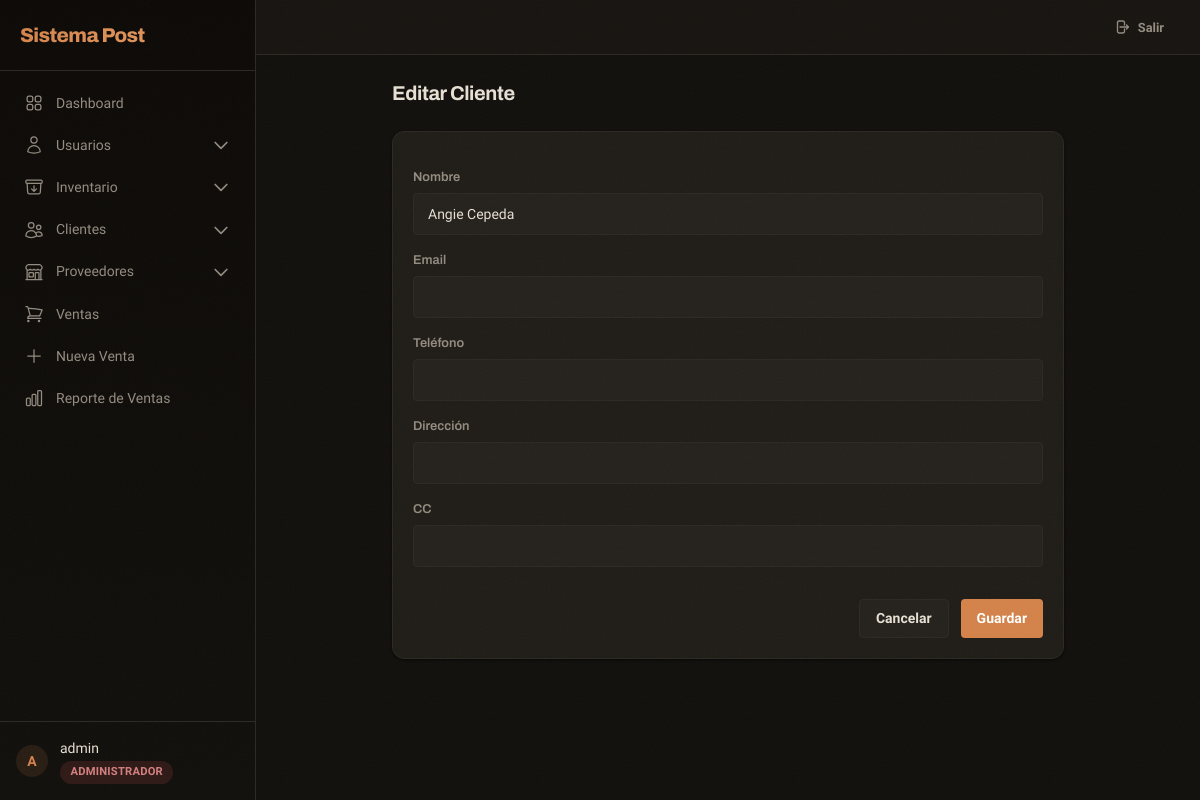
Screenshot of /clients/6/update/ (signed in) with the database file from the repository.
### apps/accounts/models.py (models this page shows, shortened)
class User(AbstractUser):
    class Role(models.TextChoices):
        ADMIN = 'admin', 'Administrador'
        SUPERVISOR = 'supervisor', 'Supervisor'
        USER = 'user', 'Usuario'
    role = models.CharField(
        max_length=20,
        choices=Role.choices,
        default=Role.USER,
        verbose_name='Rol'
    )
    phone = models.CharField(max_length=20, blank=True, verbose_name='Teléfono')
    class Meta:
        verbose_name = 'Usuario'
        verbose_name_plural = 'Usuarios'
    def is_admin(self):
        return self.role == self.Role.ADMIN or self.is_superuser

### apps/clients/models.py (models this page shows, shortened)
class Client(models.Model):
    name = models.CharField(max_length=200, db_index=True, verbose_name='Nombre')
    email = models.EmailField(blank=True, verbose_name='Email')
    phone = models.CharField(max_length=20, db_index=True, blank=True, verbose_name='Teléfono')
    address = models.CharField(max_length=500, blank=True, verbose_name='Dirección')
    cc = models.CharField(max_length=13, blank=True, verbose_name='CC')
    created_at = models.DateTimeField(auto_now_add=True, verbose_name='Creado')
    updated_at = models.DateTimeField(auto_now=True, verbose_name='Actualizado')
    class Meta:
        verbose_name = 'Cliente'
        verbose_name_plural = 'Clientes'
        ordering = ['name']

### apps/clients/views.py (the view)
# urls.py: path('<int:pk>/update/', views.client_update, name='client_update'),
@login_required
@role_required(allowed_roles=['admin', 'supervisor'])
def client_update(request, pk):
    client = get_object_or_404(Client, pk=pk)
    if request.method == 'POST':
        form = ClientForm(request.POST, instance=client)
        if form.is_valid():
            form.save()
            messages.success(request, 'Cliente actualizado correctamente.')
            return redirect('clients:client_list')
    else:
        form = ClientForm(instance=client)
    return render(request, 'clients/client_form.html', {'form': form, 'title': 'Editar Cliente'})

### apps/clients/forms.py
class ClientForm(forms.ModelForm):
    class Meta:
        model = Client
        fields = ['name', 'email', 'phone', 'address', 'cc']
    def __init__(self, *args, **kwargs):
        super().__init__(*args, **kwargs)
        for field in self.fields.values():
            field.widget.attrs.update({'class': 'form-input'})

### templates/clients/client_form.html (shortened to what this page needs)
{% extends 'layouts/base.html' %}
{% block content %}
<div class="max-w-2xl mx-auto animate-fade-in-up">
    <h1 class="text-xl font-[var(--font-heading)] font-bold mb-6">{{ title }}</h1>
    <div class="card">
        <div class="card-body">
            <form method="post" class="space-y-4">
                {% for field in form %}
                <div>
                    <label>{{ field.label }}</label>
                    {{ field }}
                </div>
                {% endfor %}
                <div class="flex justify-end gap-3 pt-4">
                    <a href="{% url 'clients:client_list' %}" class="btn btn-secondary">Cancelar</a>
                    <button type="submit" class="btn btn-primary">Guardar</button>
                </div>
            </form>
        </div>
    </div>
</div>
{% endblock %}

### templates/layouts/base.html (shortened to what this page needs)
<!DOCTYPE html>
<html lang="es">
<head>
    <script src="https://cdn.tailwindcss.com"></script>
    <link rel="stylesheet" href="/static/css/app.css">
</head>
<body>
    <div x-data="{ sidebarOpen: false }" class="flex h-screen overflow-hidden">
        {% if user.is_authenticated %}
        <div :class="{'translate-x-0': sidebarOpen, '-translate-x-full': !sidebarOpen}" class="sidebar fixed inset-y-0 left-0 z-30 w-64 transition-transform duration-300 ease-in-out lg:translate-x-0 lg:static lg:inset-auto lg:z-auto overflow-y-auto flex flex-col">
            <div class="flex items-center justify-between p-5 border-b border-[var(--border-color)]">
                <span class="sidebar-brand">Sistema Post</span>
            </div>
            <nav class="mt-3 px-3 space-y-0.5 flex-1 overflow-y-auto">
                <a href="{% url 'core:dashboard' %}" class="sidebar-link {% if request.resolver_match.url_name == 'dashboard' %}active{% endif %}">
                    Dashboard
                </a>
                {% if user.is_admin %}
                <div x-data="{ open: false }" class="space-y-0.5">
                    <button @click="open = !open" class="sidebar-link w-full text-left">
                        <svg viewBox="0 0 24 24" fill="none" stroke="currentColor" stroke-width="1.5"><path stroke-linecap="round" stroke-linejoin="round" d="M15.75 6a3.75 3.75 0 11-7.5 0 3.75 3.75 0 017.5 0zM4.501 20.118a7.5 7.5 0 0114.998 0A17.933 17.933 0 0112 21.75c-2.676 0-5.216-.584-7.499-1.632z"/></svg>
                        Usuarios
                        <svg :class="{'rotate-180': open}" class="w-3.5 h-3.5 ml-auto transition-transform" fill="none" stroke="currentColor" viewBox="0 0 24 24"><path stroke-linecap="round" stroke-linejoin="round" stroke-width="2" d="M19 9l-7 7-7-7"></path></svg>
                    </button>
                </div>
                {% endif %}
                <div x-data="{ open: false }" class="space-y-0.5">
                    <button @click="open = !open" class="sidebar-link w-full text-left">
                        Inventario
                        <svg :class="{'rotate-180': open}" class="w-3.5 h-3.5 ml-auto transition-transform" fill="none" stroke="currentColor" viewBox="0 0 24 24"><path stroke-linecap="round" stroke-linejoin="round" stroke-width="2" d="M19 9l-7 7-7-7"></path></svg>
                    </button>
                </div>
                <div x-data="{ open: false }" class="space-y-0.5">
                    <button @click="open = !open" class="sidebar-link w-full text-left">
                        Clientes
                        <svg :class="{'rotate-180': open}" class="w-3.5 h-3.5 ml-auto transition-transform" fill="none" stroke="currentColor" viewBox="0 0 24 24"><path stroke-linecap="round" stroke-linejoin="round" stroke-width="2" d="M19 9l-7 7-7-7"></path></svg>
                    </button>
                </div>
                <div x-data="{ open: false }" class="space-y-0.5">
                    <button @click="open = !open" class="sidebar-link w-full text-left">
                        Proveedores
                        <svg :class="{'rotate-180': open}" class="w-3.5 h-3.5 ml-auto transition-transform" fill="none" stroke="currentColor" viewBox="0 0 24 24"><path stroke-linecap="round" stroke-linejoin="round" stroke-width="2" d="M19 9l-7 7-7-7"></path></svg>
                    </button>
                </div>
                <a href="{% url 'sales:sale_list' %}" class="sidebar-link {% if 'sales' in request.resolver_match.view_name and 'sale_list' in request.resolver_match.url_name %}active{% endif %}">
                    Ventas
                </a>
                <a href="{% url 'sales:sale_new' %}" class="sidebar-link">
                    <svg viewBox="0 0 24 24" fill="none" stroke="currentColor" stroke-width="1.5"><path stroke-linecap="round" stroke-linejoin="round" d="M12 4.5v15m7.5-7.5h-15"/></svg>
                    Nueva Venta
                </a>
                <a href="{% url 'reports:view' %}" class="sidebar-link">
                    Reporte de Ventas
                </a>
            </nav>
            <div class="p-4 border-t border-[var(--border-color)]">
                <div class="flex items-center gap-3">
                    <div class="w-8 h-8 rounded-full bg-[var(--accent-light)] flex items-center justify-center text-[var(--accent)] font-bold text-sm font-[var(--font-heading)]">
                        {{ user.get_full_name|default:user.username|first|upper }}
                    </div>
                    <div class="flex-1 min-w-0">
                        <p class="text-sm font-medium text-[var(--text-primary)] truncate">{{ user.get_full_name|default:user.username }}</p>
                        <span class="badge
                            {% if user.role == 'admin' %}badge-red role-admin
                            {% elif user.role == 'supervisor' %}badge-amber
                            {% else %}badge-blue{% endif %}">
                            {{ user.get_role_display }}
                        </span>
                    </div>
                </div>
            </div>
        </div>
        {% endif %}
        <div class="flex-1 flex flex-col overflow-hidden">
            {% if user.is_authenticated %}
            <header class="header no-print px-4 lg:px-6 py-3 flex items-center justify-between lg:justify-end">
                <a href="{% url 'accounts:logout' %}" class="btn btn-ghost btn-sm">
                    <svg class="w-4 h-4" fill="none" stroke="currentColor" viewBox="0 0 24 24"><path stroke-linecap="round" stroke-linejoin="round" stroke-width="2" d="M15.75 9V5.25A2.25 2.25 0 0013.5 3h-6a2.25 2.25 0 00-2.25 2.25v13.5A2.25 2.25 0 007.5 21h6a2.25 2.25 0 002.25-2.25V15m3 0l3-3m0 0l-3-3m3 3H9"/></svg>
                    Salir
                </a>
            </header>
            {% endif %}
            <main class="flex-1 overflow-y-auto {% if user.is_authenticated %}p-4 md:p-6{% else %}flex items-center justify-center{% endif %}">
                <div class="max-w-7xl mx-auto">
                    {% block content %}{% endblock %}
                </div>
            </main>
        </div>
    </div>
</body>
</html>

### static/css/app.css (style rules this page uses)
:root { --bg-deep: #0d0a07; --bg-primary: #12100d; --bg-secondary: #1a1713; --bg-surface: #201d18; --bg-surface-hover: #28241f; --bg-elevated: #25221d; --border-color: #2d2923; --border-light: #3d3831; --text-primary: #e8e0d4; --text-secondary: #948c80; --text-muted: #6b655b; --accent: #d4834a; --accent-hover: #c4743e; --accent-light: rgba(212, 131, 74, 0.12); --accent-glow: rgba(212, 131, 74, 0.25); --warning: #d4a148; --warning-light: rgba(212, 161, 72, 0.12); --danger: #d45050; --danger-light: rgba(212, 80, 80, 0.12); --info: #5898d4; --info-light: rgba(88, 152, 212, 0.12); --purple: #a078d4; --purple-light: rgba(160, 120, 212, 0.12); --orange: #d48a48; --orange-light: rgba(212, 138, 72, 0.12); --radius-sm: 4px; --radius-md: 8px; --radius-lg: 12px; --radius-xl: 16px; --shadow-card: 0 1px 3px rgba(0,0,0,0.4), 0 1px 2px rgba(0,0,0,0.3); --shadow-elevated: 0 4px 12px rgba(0,0,0,0.5), 0 8px 24px rgba(0,0,0,0.3); --shadow-glow: 0 0 16px rgba(212, 131, 74, 0.15); --font-body: 'Sora', system-ui, sans-serif; --font-heading: 'Archivo', system-ui, sans-serif; --font-mono: 'DM Mono', monospace; --transition: 200ms cubic-bezier(0.4, 0, 0.2, 1); }
body::before { content: ''; position: fixed; inset: 0; z-index: 9999; pointer-events: none; opacity: 0.03; background-repeat: repeat; background-size: 256px 256px; }
* { box-sizing: border-box; }
html { scroll-behavior: smooth; }
body { font-family: var(--font-body); background: var(--bg-primary); color: var(--text-primary); -webkit-font-smoothing: antialiased; -moz-osx-font-smoothing: grayscale; }
h1, h2, h3, h4, h5, h6 { font-family: var(--font-heading); font-weight: 700; letter-spacing: -0.02em; }
.sidebar { background: linear-gradient(180deg, #0d0a07 0%, #12100d 100%); border-right: 1px solid var(--border-color); }
.sidebar-brand { font-family: var(--font-heading); font-weight: 800; font-size: 1.25rem; letter-spacing: -0.03em; background: linear-gradient(135deg, #d4834a, #e0955c); -webkit-background-clip: text; -webkit-text-fill-color: transparent; background-clip: text; }
.sidebar-link { display: flex; align-items: center; gap: 0.75rem; padding: 0.6rem 0.75rem; border-radius: var(--radius-sm); color: var(--text-secondary); font-size: 0.875rem; font-weight: 500; transition: all var(--transition); text-decoration: none; }
.sidebar-link svg { width: 1.25rem; height: 1.25rem; flex-shrink: 0; }
.header { background: rgba(26, 23, 19, 0.85); backdrop-filter: blur(12px); -webkit-backdrop-filter: blur(12px); border-bottom: 1px solid var(--border-color); }
.card { background: var(--bg-surface); border: 1px solid var(--border-color); border-radius: var(--radius-lg); box-shadow: var(--shadow-card); transition: all var(--transition); }
.card-body { padding: 1.25rem; }
.btn { display: inline-flex; align-items: center; gap: 0.5rem; padding: 0.5rem 1rem; border-radius: var(--radius-sm); font-size: 0.875rem; font-weight: 600; transition: all var(--transition); cursor: pointer; border: none; text-decoration: none; font-family: var(--font-body); }
.btn-primary { background: var(--accent); color: #fff; }
.btn-secondary { background: var(--bg-elevated); color: var(--text-primary); border: 1px solid var(--border-color); }
.btn-ghost { background: transparent; color: var(--text-secondary); }
.btn-sm { padding: 0.35rem 0.75rem; font-size: 0.8rem; }
.form-input { width: 100%; padding: 0.6rem 0.875rem; background: var(--bg-elevated); border: 1px solid var(--border-color); border-radius: var(--radius-sm); color: var(--text-primary); font-size: 0.875rem; font-family: var(--font-body); transition: all var(--transition); outline: none; }
.form-input::placeholder { color: var(--text-muted); }
label { display: block; font-size: 0.8rem; font-weight: 600; color: var(--text-secondary); margin-bottom: 0.35rem; font-family: var(--font-heading); }
.badge { display: inline-flex; align-items: center; padding: 0.2rem 0.65rem; border-radius: 9999px; font-size: 0.7rem; font-weight: 600; letter-spacing: 0.02em; text-transform: uppercase; }
.badge-red { background: var(--danger-light); color: var(--danger); }
.role-admin { background: rgba(212, 80, 80, 0.15); color: #d48080; }
.animate-fade-in-up { animation: fadeInUp 0.4s ease-out both; }

### rows the page displays
User: get_full_name|first "A", get_full_name "admin", role "ADMINISTRADOR"
Client: form "Angie Cepeda"

### other values shown
{{ title }} "Editar Cliente"
{{ field.label }} "Nombre" "Email" "Teléfono" "Dirección" "CC"
